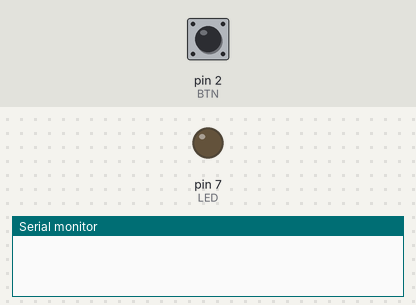
The sketch below on a simulated Arduino Uno, built with avr-gcc and run on an emulated ATmega328P. On the bench: output pins drawn as LEDs (lit = HIGH), the last lines printed to the serial monitor. The inputs (shaded band) are chosen by the test bench; at power-on: pin 2 (BTN) HIGH.

Above: at 1.2 s.
1.3 s: pin 2 (BTN) pulled LOW for 0.15 s
At 1.8 s:
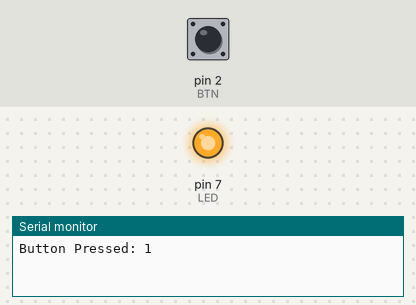
4.4 s: pin 2 (BTN) pulled LOW for 1 s
At 8.1 s:
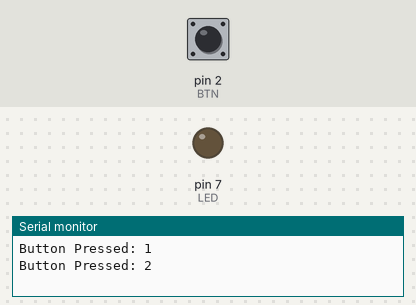
8.4 s: pin 2 (BTN) pulled LOW for 3.2 s
At 9.6 s:
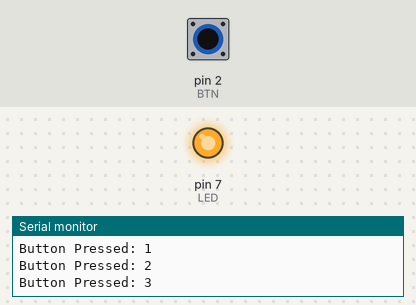
Timing chart, 0 to 12.9 s (numbered marks = the images above; inputs shaded):
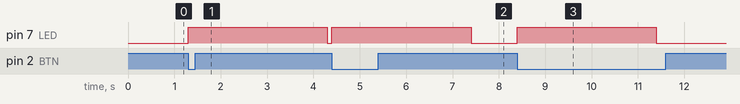

Measured:
- after the input at 1.3 s, pin 7 (LED): LOW → HIGH at once, → LOW 3.0 s later
- after the input at 4.4 s, pin 7 (LED): LOW → HIGH at once, → LOW 3.0 s later
- after the input at 8.4 s, pin 7 (LED): LOW → HIGH at once, → LOW 3.0 s later

The sketch:

T2.ino
```cpp
const byte BTN = 2, LED = 7;
bool ledOn = false;
bool lastReading = HIGH;
bool BTNPR = false;
unsigned long lastChange = 0;
unsigned long Led_Onpassed_Time = 0;
const unsigned long duration = 3000; // Time to keep LED on (3 seconds)
int Button_Pressed = 0;

void setup() {
  pinMode(BTN, INPUT_PULLUP);   // pressed = LOW
  pinMode(LED, OUTPUT);
  Serial.begin(9600);
}

void showOn() {
  if (BTNPR == true) {
    digitalWrite(LED, HIGH);

    if (millis() - Led_Onpassed_Time >= duration) {
      digitalWrite(LED, LOW);
      BTNPR = false;
    }
  }
}

void loop() {
  bool reading = digitalRead(BTN);
  if (reading != lastReading && millis() - lastChange > 30) {   // 30 ms debounce
    lastChange = millis();
    lastReading = reading;
    if (reading == LOW && BTNPR == false) {                // new press
      ledOn = !ledOn;
      Button_Pressed += 1;
      Led_Onpassed_Time = millis();
      BTNPR = true;
      Serial.print("Button Pressed: ");
      Serial.println(Button_Pressed);
    }

    else if (reading == LOW && BTNPR == true) {
      //Serial.println("NOT VALID");
    }
  }

  showOn();

}
```
